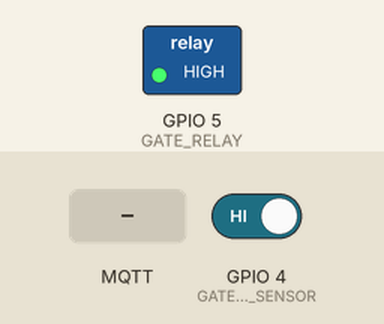
This sketch was run on a simulated ESP8266 (NodeMCU). Shown: switched loads named in the sketch (green lamp = pin HIGH). The test bench sets the inputs (shaded band); at power-on: GPIO 4 (GATE_CLOSED_SENSOR) HIGH. WiFi joins after 1.5 s; servers stay silent unless stated; no MQTT or app messages arrive unless stated; what the sketch prints to the serial monitor is not drawn.

Above: at 2.7 s.
2.8 s: MQTT message "1" arrives on the first subscribed topic
4.4 s: GPIO 4 (GATE_CLOSED_SENSOR) driven LOW
5.9 s: GPIO 4 (GATE_CLOSED_SENSOR) driven HIGH
Timing chart, 0 to 8.9 s (numbered marks = the images above; inputs shaded):
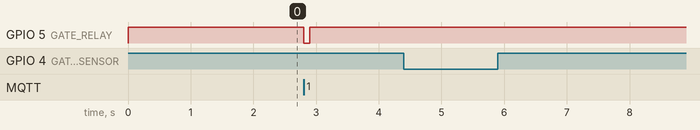

Measured:
- after the input at 2.8 s, GPIO 5 (GATE_RELAY): HIGH → LOW at once, → HIGH 0.10 s later
- after the input at 4.4 s, every drawn part: stays the same
- after the input at 5.9 s, every drawn part: stays the same

The sketch:

gate_ibm_mqtt.ino
```cpp
#include <ESP8266WiFi.h>
#include <PubSubClient.h>
#include <ArduinoJson.h>

#define GATE_RELAY 5
#define GATE_CLOSED_SENSOR 4

//--------WIFI-----------------
const char* ssid = "";
const char* password = "";
const IPAddress ip(192,168,2,201);
const IPAddress dns(192,168,2,21);
const IPAddress gateway(192,168,2,1);
const IPAddress subnet(255,255,255,0);
//--------WIFI--------------------

//---------IBMCLOUD-----------
#define ORG ""
#define DEVICE_TYPE ""
#define DEVICE_ID ""
#define TOKEN ""

char server[] = ORG".messaging.internetofthings.ibmcloud.com";
char authMethod[] = "use-token-auth";
char token[] = TOKEN;
char clientId[] = "d:" ORG ":" DEVICE_TYPE ":" DEVICE_ID;
//---------IBMCLOUD------------

//---------Topics---------------
const char publishTopic[] = "iot-2/evt/status/fmt/json";

  //----------Commands----------
    const char gateSwitchTopic[] = "iot-2/cmd/gateswitch/fmt/text";
  //----------Commands----------

  //----------Events----------
    const char statusTopic[] = "iot-2/evt/status/fmt/json";
  //----------Events----------
//---------Topics---------------

void callback(char* topic, byte* payload, unsigned int payloadLength);

WiFiClient wifiClient;
PubSubClient client(server, 1883, callback, wifiClient);

int publishInterval = 60000; // 60 seconds
long lastPublishMillis;
int gate_status;  // 0: Closed 1: Open

void setup() {
  Serial.begin(115200); Serial.println();
//----------Pin setup------------------
  pinMode(GATE_RELAY, OUTPUT);
  digitalWrite(GATE_RELAY, HIGH);

  pinMode(GATE_CLOSED_SENSOR, INPUT);
  gate_status = digitalRead(GATE_CLOSED_SENSOR);
//----------Pin setup------------------
  wifiConnect();
  mqttConnect();
  initTopics();
}

void loop() {
  if (millis() - lastPublishMillis > publishInterval) {
    lastPublishMillis = millis();
    publishData();
  }
  if(gate_status != digitalRead(GATE_CLOSED_SENSOR)) {
    gate_status = digitalRead(GATE_CLOSED_SENSOR);
    publishData();
  }
  if(!client.loop()) {
    mqttConnect();
    initTopics();
  }
}

void wifiConnect() {
 Serial.print("Connecting to "); Serial.print(ssid);
 WiFi.mode(WIFI_STA);
 WiFi.config(ip, gateway, subnet, dns);
 WiFi.begin(ssid, password);
 while (WiFi.status() != WL_CONNECTED) {
   delay(500);
   Serial.print(".");
 }
 Serial.print("nWiFi connected, IP address: "); Serial.println(WiFi.localIP());
}

void mqttConnect() {
 if (!!!client.connected()) {
   Serial.print("Reconnecting MQTT client to "); Serial.println(server);
   while (!client.connect(clientId, authMethod, token)) {
     Serial.print("Wait...");
     delay(500);
   }
   Serial.println();
 }
}
void subscribeTo(const char* topic) {
 Serial.print("subscribe to "); Serial.print(topic);
 if (client.subscribe(topic)) {
   Serial.println(" OK");
 } else {
   Serial.println(" FAILED");
 }
}

void initTopics() {
  subscribeTo(gateSwitchTopic);
}
void publishData() {
  String payload = "{\"d\":{\"gate_status\":";
  payload += gate_status?"\"Open\"":"\"Closed\"";
  payload += "}}";

  Serial.print("Sending payload: "); Serial.println(payload);

  if(client.publish(publishTopic, (char*) payload.c_str())) {
    Serial.println("Publish OK");
  } else {
    Serial.println("Publish FAILED");
  }
}
void callback(char* topic, byte* payload, unsigned int payloadLength) {
  Serial.println("Callback invoked for topic: "); Serial.print(topic);
  if (strcmp(gateSwitchTopic, topic) == 0) {
    gateSwitch();
  }
}

void gateSwitch() {
  digitalWrite(GATE_RELAY,LOW);
  delay(100);
  digitalWrite(GATE_RELAY, HIGH);
}
```
